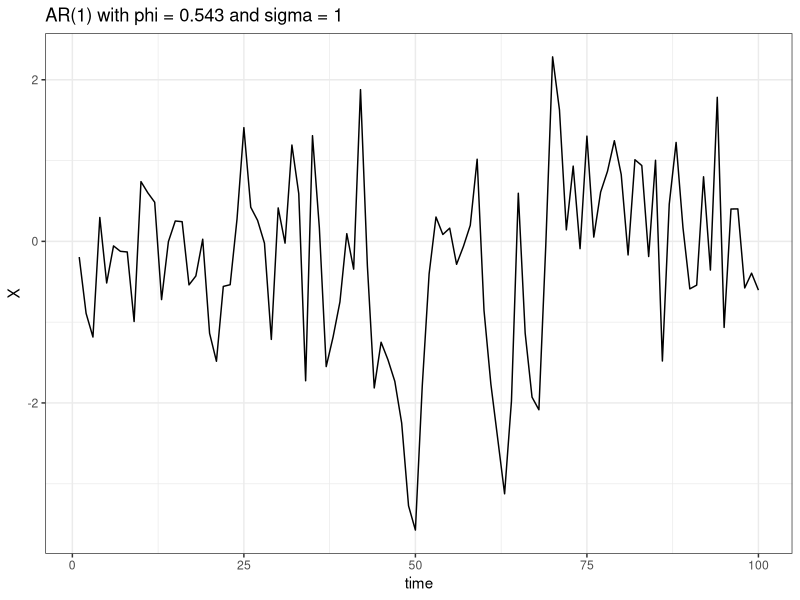

Source code (R):
library(tidyverse)
set.seed(4060)

# exercise 2

# a)

phi <- 0.543
n   <- 100
burn <- 200

# simulate AR(1) with burn-in
W <- rnorm(n + burn)
X <- numeric(n + burn)
X[1] <- rnorm(1, sd = 1 / sqrt(1 - phi^2))

for (t in 2:(n + burn)) {
  X[t] <- phi * X[t - 1] + W[t]
}

# remove burn-in to get stationary sample
X <- X[(burn + 1):(burn + n)]

df_X <- tibble(
  time = 1:n,
  X = X
)

p <- ggplot(df_X, aes(time, X)) +
  geom_line() +
  theme_bw() +
  labs(title = "AR(1) with phi = 0.543 and sigma = 1")

ggsave("plots/ar1_phi543.pdf", p, width = 12, height = 6)

df_X

# b)

loglik <- function(phi, X) {
  n <- length(X)
  term1 <- 0.5 * log(1 - phi^2)
  term2 <- -0.5 * (1 - phi^2) * X[1]^2
  term3 <- -0.5 * sum((X[2:n] - phi * X[1:(n-1)])^2)
  term1 + term2 + term3
}

score <- function(phi, X) {
  n <- length(X)
  part1 <- -phi / (1 - phi^2)
  part2 <- X[1]^2 * phi
  part3 <- sum((X[2:n] - phi * X[1:(n-1)]) * X[1:(n-1)])
  part1 + part2 + part3
}

Jn <- function(phi, X) {
  n <- length(X)
  s2 <- sum(X[1:(n-1)]^2)
  part1 <- -(1 + phi^2) / (1 - phi^2)^2
  part2 <- -sum(X[1]^2)
  part3 <- -s2
  -(1/n) * (part1 + part2 + part3)
}

loglik(phi, X)
score(phi, X)
Jn(phi, X)
